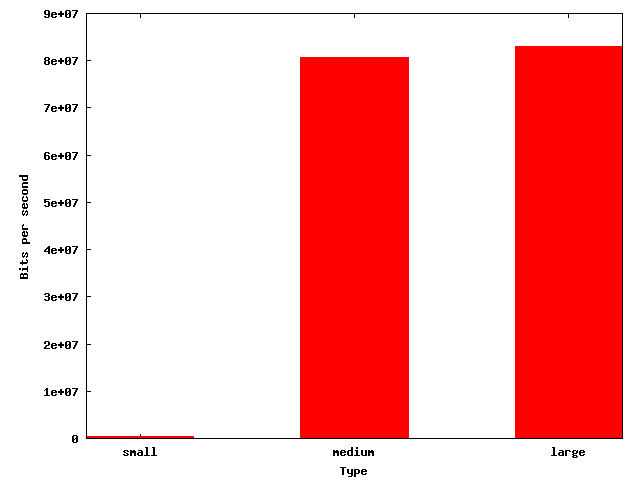

The script that saved this image:
set xlabel 'Type'
set ylabel 'Bits per second'
set term png
set output 'throughput.png'

set boxwidth 0.5
set style fill solid
plot "throughput.dat" using 1:2:xtic(3) with boxes notitle
